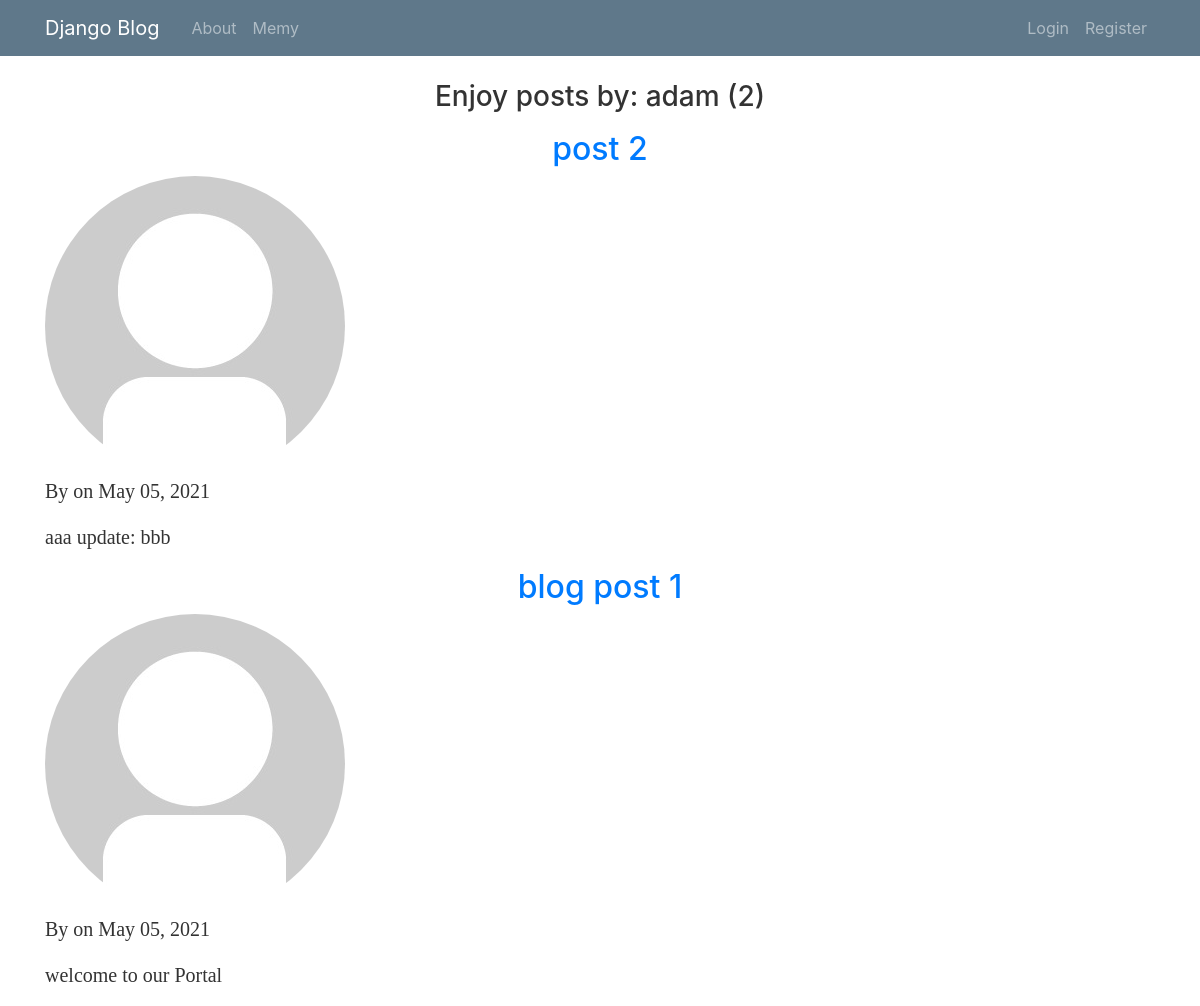
Screenshot of /user/adam with the database file from the repository.
### blog/models.py (models this page shows, shortened)
class Post(models.Model):
    title = models.CharField(max_length=100)
    content = models.TextField()
    date_posted = models.DateTimeField(default=timezone.now)
    author = models.ForeignKey(User, on_delete=models.CASCADE)

### users/models.py (models this page shows, shortened)
class Profile(models.Model):
    user = models.OneToOneField(User, on_delete=models.CASCADE)
    image = models.ImageField(default='profile_pics/default.jpg', upload_to='profile_pics')

### blog/views.py (the view)
# urls.py: , path('user/<str:username>', views.UserPostListView.as_view(), name='user-posts')
class UserPostListView(ListView):
    model = Post
    template_name = 'blog/user_posts.html' # overwrite default template path
    context_object_name = 'posts'
    ordering = ['-date_posted']
    paginate_by = 5
    def get_queryset(self):
        user = get_object_or_404(User, username=self.kwargs.get('username'))
        return Post.objects.filter(author=user).order_by('-date_posted')

### blog/templates/blog/user_posts.html (shortened to what this page needs)
{% extends "blog/base.html" %}
{% block content %}
    <h3 class="mb-3">Enjoy posts by: {{ view.kwargs.username }} ({{ page_obj.paginator.count }})</h3>
    {% for post in posts %}
        <h2><a href="{% url 'post-detail' post.id %}">{{ post.title }}</a></h2>
        <img class="rounded-circle article-img" src="{{ post.author.profile.image.url }}">
        <p>By
            on {{ post.date_posted|date:"F d, Y" }}
        </p>
        <p>{{ post.content }}</p>
    {% endfor %}
{% endblock content %}

### blog/static/blog/main1.css (style rules this page uses)
body { background: fafafa; color: #333333; margin-top: 5rem; }
h1, h2, h3, h4, h5 { text-align: center; }
p { font-family: verdana; font-size: 20px; }

### rows the page displays
Post: title "post 2", author.profile.image (placeholder picture), date_posted "May 05, 2021", content "aaa update: bbb"
Post: title "blog post 1", author.profile.image (placeholder picture), date_posted "May 05, 2021", content "welcome to our Portal"

### other values shown
{{ view.kwargs.username }} "adam"
{{ page_obj.paginator.count }} "2"
